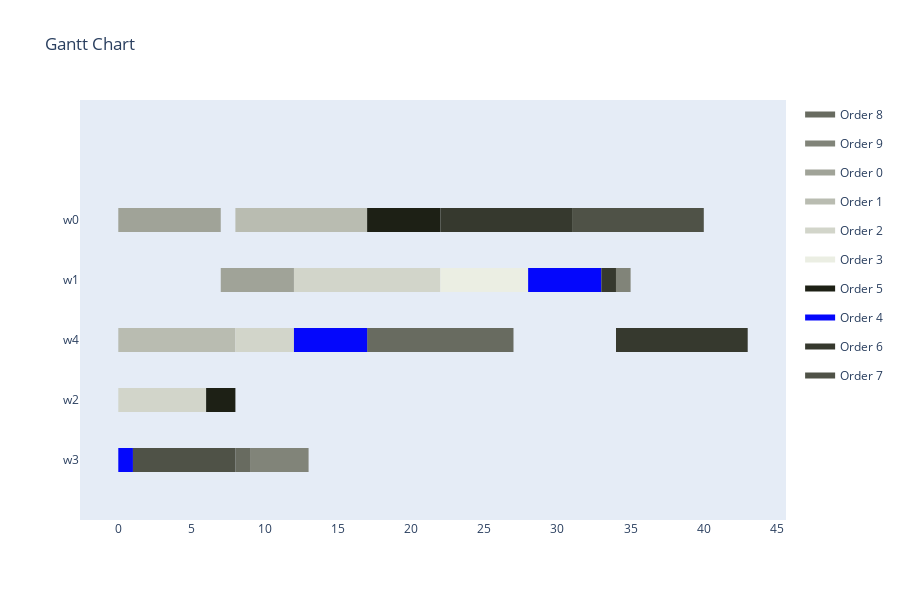

Notebook code for this chart:
### Code cell
show_result(schedule)

### Figure 1 — Plotly figure (JSON) as saved in the notebook; plotly's stock layout.template omitted (floating-point values rounded to 4 significant figures)
{"data": [{"fill": "toself", "fillcolor": "rgb(104, 107, 96)", "hoverinfo": "name", "legendgroup": "rgb(104, 107, 96)", "mode": "none", "name": "Order 8", "type": "scatter", "x": [17, 22, 22, 17, 17, 22, 27, 27, 22, 22, 8, 9, 9, 8], "y": [1.8, 1.8, 2.2, 2.2, null, 1.8, 1.8, 2.2, 2.2, null, -0.2, -0.2, 0.2, 0.2]}, {"fill": "toself", "fillcolor": "rgb(129, 132, 121)", "hoverinfo": "name", "legendgroup": "rgb(129, 132, 121)", "mode": "none", "name": "Order 9", "type": "scatter", "x": [34, 35, 35, 34, 34, 9, 13, 13, 9], "y": [2.8, 2.8, 3.2, 3.2, null, -0.2, -0.2, 0.2, 0.2]}, {"fill": "toself", "fillcolor": "rgb(160, 163, 152)", "hoverinfo": "name", "legendgroup": "rgb(160, 163, 152)", "mode": "none", "name": "Order 0", "type": "scatter", "x": [0, 2, 2, 0, 0, 2, 7, 7, 2, 2, 7, 12, 12, 7], "y": [3.8, 3.8, 4.2, 4.2, null, 3.8, 3.8, 4.2, 4.2, null, 2.8, 2.8, 3.2, 3.2]}, {"fill": "toself", "fillcolor": "rgb(185, 188, 177)", "hoverinfo": "name", "legendgroup": "rgb(185, 188, 177)", "mode": "none", "name": "Order 1", "type": "scatter", "x": [8, 13, 13, 8, 8, 13, 17, 17, 13, 13, 0, 8, 8, 0], "y": [3.8, 3.8, 4.2, 4.2, null, 3.8, 3.8, 4.2, 4.2, null, 1.8, 1.8, 2.2, 2.2]}, {"fill": "toself", "fillcolor": "rgb(210, 213, 202)", "hoverinfo": "name", "legendgroup": "rgb(210, 213, 202)", "mode": "none", "name": "Order 2", "type": "scatter", "x": [12, 17, 17, 12, 12, 17, 22, 22, 17, 17, 8, 12, 12, 8, 8, 0, 6, 6, 0], "y": [2.8, 2.8, 3.2, 3.2, null, 2.8, 2.8, 3.2, 3.2, null, 1.8, 1.8, 2.2, 2.2, null, 0.8, 0.8, 1.2, 1.2]}, {"fill": "toself", "fillcolor": "rgb(235, 238, 227)", "hoverinfo": "name", "legendgroup": "rgb(235, 238, 227)", "mode": "none", "name": "Order 3", "type": "scatter", "x": [22, 27, 27, 22, 22, 27, 28, 28, 27], "y": [2.8, 2.8, 3.2, 3.2, null, 2.8, 2.8, 3.2, 3.2]}, {"fill": "toself", "fillcolor": "rgb(29, 32, 21)", "hoverinfo": "name", "legendgroup": "rgb(29, 32, 21)", "mode": "none", "name": "Order 5", "type": "scatter", "x": [17, 22, 22, 17, 17, 6, 8, 8, 6], "y": [3.8, 3.8, 4.2, 4.2, null, 0.8, 0.8, 1.2, 1.2]}, {"fill": "toself", "fillcolor": "rgb(4, 7, 252)", "hoverinfo": "name", "legendgroup": "rgb(4, 7, 252)", "mode": "none", "name": "Order 4", "type": "scatter", "x": [28, 33, 33, 28, 28, 12, 17, 17, 12, 12, 0, 1, 1, 0], "y": [2.8, 2.8, 3.2, 3.2, null, 1.8, 1.8, 2.2, 2.2, null, -0.2, -0.2, 0.2, 0.2]}, {"fill": "toself", "fillcolor": "rgb(54, 57, 46)", "hoverinfo": "name", "legendgroup": "rgb(54, 57, 46)", "mode": "none", "name": "Order 6", "type": "scatter", "x": [22, 31, 31, 22, 22, 33, 34, 34, 33, 33, 34, 38, 38, 34, 34, 38, 43, 43, 38], "y": [3.8, 3.8, 4.2, 4.2, null, 2.8, 2.8, 3.2, 3.2, null, 1.8, 1.8, 2.2, 2.2, null, 1.8, 1.8, 2.2, 2.2]}, {"fill": "toself", "fillcolor": "rgb(79, 82, 71)", "hoverinfo": "name", "legendgroup": "rgb(79, 82, 71)", "mode": "none", "name": "Order 7", "type": "scatter", "x": [31, 36, 36, 31, 31, 36, 40, 40, 36, 36, 1, 8, 8, 1], "y": [3.8, 3.8, 4.2, 4.2, null, 3.8, 3.8, 4.2, 4.2, null, -0.2, -0.2, 0.2, 0.2]}, {"legendgroup": "rgb(104, 107, 96)", "marker": {"color": "rgb(104, 107, 96)", "opacity": 0, "size": 1}, "mode": "markers", "name": "", "showlegend": false, "text": [null, null, null, null, null, null], "type": "scatter", "x": [17, 22, 22, 27, 8, 9], "y": [2, 2, 2, 2, 0, 0]}, {"legendgroup": "rgb(129, 132, 121)", "marker": {"color": "rgb(129, 132, 121)", "opacity": 0, "size": 1}, "mode": "markers", "name": "", "showlegend": false, "text": [null, null, null, null], "type": "scatter", "x": [34, 35, 9, 13], "y": [3, 3, 0, 0]}, {"legendgroup": "rgb(160, 163, 152)", "marker": {"color": "rgb(160, 163, 152)", "opacity": 0, "size": 1}, "mode": "markers", "name": "", "showlegend": false, "text": [null, null, null, null, null, null], "type": "scatter", "x": [0, 2, 2, 7, 7, 12], "y": [4, 4, 4, 4, 3, 3]}, {"legendgroup": "rgb(185, 188, 177)", "marker": {"color": "rgb(185, 188, 177)", "opacity": 0, "size": 1}, "mode": "markers", "name": "", "showlegend": false, "text": [null, null, null, null, null, null], "type": "scatter", "x": [8, 13, 13, 17, 0, 8], "y": [4, 4, 4, 4, 2, 2]}, {"legendgroup": "rgb(210, 213, 202)", "marker": {"color": "rgb(210, 213, 202)", "opacity": 0, "size": 1}, "mode": "markers", "name": "", "showlegend": false, "text": [null, null, null, null, null, null, null, null], "type": "scatter", "x": [12, 17, 17, 22, 8, 12, 0, 6], "y": [3, 3, 3, 3, 2, 2, 1, 1]}, {"legendgroup": "rgb(235, 238, 227)", "marker": {"color": "rgb(235, 238, 227)", "opacity": 0, "size": 1}, "mode": "markers", "name": "", "showlegend": false, "text": [null, null, null, null], "type": "scatter", "x": [22, 27, 27, 28], "y": [3, 3, 3, 3]}, {"legendgroup": "rgb(29, 32, 21)", "marker": {"color": "rgb(29, 32, 21)", "opacity": 0, "size": 1}, "mode": "markers", "name": "", "showlegend": false, "text": [null, null, null, null], "type": "scatter", "x": [17, 22, 6, 8], "y": [4, 4, 1, 1]}, {"legendgroup": "rgb(4, 7, 252)", "marker": {"color": "rgb(4, 7, 252)", "opacity": 0, "size": 1}, "mode": "markers", "name": "", "showlegend": false, "text": [null, null, null, null, null, null], "type": "scatter", "x": [28, 33, 12, 17, 0, 1], "y": [3, 3, 2, 2, 0, 0]}, {"legendgroup": "rgb(54, 57, 46)", "marker": {"color": "rgb(54, 57, 46)", "opacity": 0, "size": 1}, "mode": "markers", "name": "", "showlegend": false, "text": [null, null, null, null, null, null, null, null], "type": "scatter", "x": [22, 31, 33, 34, 34, 38, 38, 43], "y": [4, 4, 3, 3, 2, 2, 2, 2]}, {"legendgroup": "rgb(79, 82, 71)", "marker": {"color": "rgb(79, 82, 71)", "opacity": 0, "size": 1}, "mode": "markers", "name": "", "showlegend": false, "text": [null, null, null, null, null, null], "type": "scatter", "x": [31, 36, 36, 40, 1, 8], "y": [4, 4, 4, 4, 0, 0]}], "layout": {"height": 600, "hovermode": "closest", "showlegend": true, "title": {"text": "Gantt Chart"}, "xaxis": {"rangeselector": {"buttons": [{"count": 7, "label": "1w", "step": "day", "stepmode": "backward"}, {"count": 1, "label": "1m", "step": "month", "stepmode": "backward"}, {"count": 6, "label": "6m", "step": "month", "stepmode": "backward"}, {"count": 1, "label": "YTD", "step": "year", "stepmode": "todate"}, {"count": 1, "label": "1y", "step": "year", "stepmode": "backward"}, {"step": "all"}]}, "showgrid": false, "type": "linear", "zeroline": false}, "yaxis": {"autorange": false, "range": [-1, 6], "showgrid": false, "ticktext": ["w3", "w2", "w4", "w1", "w0"], "tickvals": [0, 1, 2, 3, 4], "zeroline": false}}}
